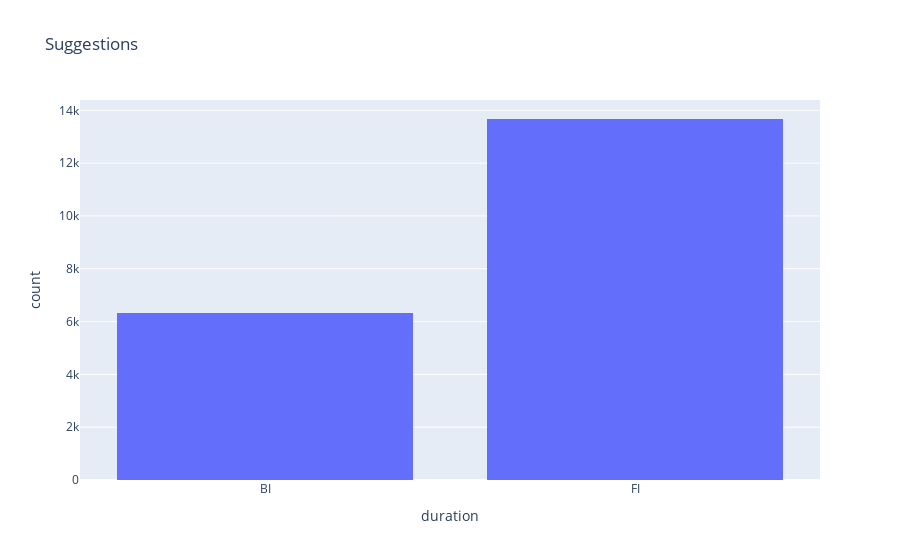

The cell this chart's notebook holds for it:
### Code cell
dico_backup_best = {}
for attr in ["final_cost","duration"]:
   if attr not in dico_backup_best:
      dico_backup_best[attr] = {}
   for num_clust in [2,4,8,16]:
      df_tmp = df_infos.query(f"NUM_CLUST == {num_clust}")
      df_tmpcpy = df_tmp.copy()
      df_tmp.loc[df_tmpcpy[attr] > 0,attr] = "BI"
      df_tmp.loc[df_tmpcpy[attr] < 0,attr] = "FI"
      df_tmp.loc[df_tmpcpy[attr] == 0,attr] = "Equal"
      if num_clust not in dico_backup_best[attr]:
         dico_backup_best[attr][num_clust] = {}
      for index, row in df_tmp.iterrows():
         dico_backup_best[attr][num_clust][row["dataset_key"]] = row[attr]
      fig = px.histogram(df_tmp,x=attr,
                           #    histnorm="percent",
                              range_y=None, #if attr != "final_cost" else [0,5],
                           #    barmode="overlay",
                              nbins=500,title="Suggestions")
      fig.write_image(str(dataset_path.parent.parent / f'./images/dataset_stats_suggestions_{attr}_{num_clust}_clust.jpg'))
with open(str(dataset_path.parent / f'./dico_best.json'), 'w') as fp:
   json.dump(dico_backup_best, fp,indent=4)
fig.show()

### Figure 1 — Plotly figure (JSON) as saved in the notebook; plotly's stock layout.template omitted (floating-point values rounded to 4 significant figures; data arrays with more than 128 entries replaced by an {"elided": "..."} marker saying what was removed)
{"data": [{"alignmentgroup": "True", "bingroup": "x", "hovertemplate": "duration=%{x}<br>count=%{y}<extra></extra>", "legendgroup": "", "marker": {"color": "#636efa", "pattern": {"shape": ""}}, "name": "", "nbinsx": 500, "offsetgroup": "", "orientation": "v", "showlegend": false, "type": "histogram", "x": {"elided": "20000 str values"}, "xaxis": "x", "yaxis": "y"}], "layout": {"barmode": "relative", "legend": {"tracegroupgap": 0}, "title": {"text": "Suggestions"}, "xaxis": {"anchor": "y", "domain": [0, 1], "title": {"text": "duration"}}, "yaxis": {"anchor": "x", "domain": [0, 1], "title": {"text": "count"}}}}
